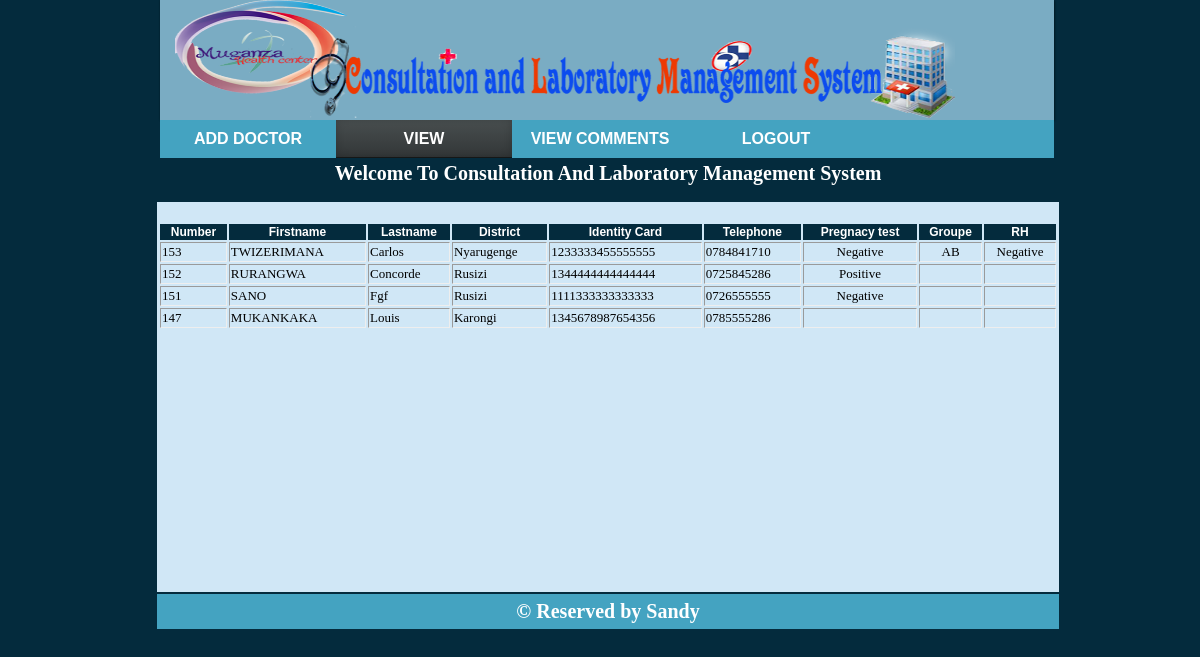
The app's page /resulted_admin.php (signed in) with its own data.
### tables this page shows
CREATE TABLE IF NOT EXISTS `customer` (
  `Customer_Id` int(11) NOT NULL AUTO_INCREMENT,
  `Firstname` char(50) NOT NULL,
  `Lastname` char(50) NOT NULL,
  `sex` char(8) NOT NULL,
  `date` date NOT NULL,
  `District` char(50) NOT NULL,
  `glucose` varchar(30) NOT NULL,
  `diabet` varchar(30) NOT NULL,
  `Sector` char(50) NOT NULL,
  `Pregnacy` char(20) NOT NULL,
  `National_Id` varchar(16) NOT NULL,
  `child` varchar(20) NOT NULL,
  `Telephone` varchar(13) NOT NULL,
  `photo` varchar(20) NOT NULL,
  `Conversation` longtext NOT NULL,
  `blood_gr` varchar(20) NOT NULL,
  `RH` varchar(20) NOT NULL,
  `datee` date NOT NULL,
  PRIMARY KEY (`Customer_Id`),
  UNIQUE KEY `National_Id` (`National_Id`,`Telephone`)
);

### resulted_admin.php (the view, shortened to what this page needs)
<html>
<head>
<link rel="stylesheet" type="text/css"href="cssfile.css"/>
</head >
<body bgcolor="042b3d">
<div id="container">
<div class="banner">
<img src="log2.png" class="img">
</div>
<table  align="center" border="0">
<tr>
	<div id="main-menu">
					<ul>
<li ><a href="admin.php" >Add Doctor</a>
</li>
<li><a href="#" class="active">View</a>
	</li>
<li><a href="#">View Comments</a>
	</li>
		<li><a href="logout.php">Logout</a>
	</ul>
	</div>
</tr>
<tr>
	<td colspan="6" id="td2" valign="top">
		<p class="t">Welcome To Consultation And Laboratory Management System</p>
<?php
$sql="SELECT *from customer  where blood_gr!='-'or Pregnacy-'-'or RH!='-' order by Customer_Id DESC  LIMIT 12";
$query=mysql_query($sql);
?>
<center>
<table border="1" class="tab12" align="center">
<tr>
	<td class="bg" >Number</td>
	<td class="bg" >Firstname</td>
<td class="bg">Lastname</td>
<td class="bg">District</td>
<td class="bg">Identity Card</td>
<td class="bg">Telephone</td>
<td class="bg">Pregnacy test</td>
<td class="bg">Groupe</td>
<td class="bg">RH</td>
</tr>
<?php
while($row=mysql_fetch_array($query)){
?>
<tr>
	<td><?php echo $row['Customer_Id'];?></td>
<td><?php echo $row['Firstname'];?></td>
<td><?php echo $row['Lastname'];?></td>
<td><?php echo $row['District'];?></td>
<td><?php echo $row['National_Id'];?></td>
<td><?php echo $row['Telephone'];?></td>
<td align="center"><?php echo $row['Pregnacy'];?></td>
<td align="center"><?php echo $row['blood_gr'];?></td>
<td align="center"><?php echo $row['RH'];?></td>
<?php
}
?>
</table>
</tr>
<tr>
<td colspan="6" class="footer">&copy Reserved by Sandy</td>
</tr>
</table>
</div>
</body>
</html>

### cssfile.css (style rules this page uses)
#container { max-width: 1200px;width:1200;padding:0px;margin:0 auto; }
table { width: 900px; }
#td2 { height: 430px; background-color: #d0e7f6; }
body { margin-top: 65px; }
a { text-decoration: none; font-family: arial; color: white; font-weight: bold; }
.footer { background-color: #44a3c1; text-align: center; height: 35px; color: white; font-size: 20px; font-weight: bold; }
.banner { background-color: #7aacc3; margin-top: -65px; height: 120px; width: 894px; margin-left: 152px; border-radius: -webkit-border-radius: -moz-border-radius: box-shadow: 1px 1px 2px rgba(0,0,0,.3), 0 0 2px rgba(0,0,0,.3); -webkit-box-shadow: 1px 1px 2px rgba(0,0,0,.3), 0 0 2px rgba(0,0,0,.3); -moz-box-shadow: 1px 1px 2px rgba(0,0,0,.3), 0 0 2px rgba(0,0,0,.3); }
.bg { background-color: #042b3d; text-align:center; font-weight: bold; font-size: 12px; font-family: arial; color: white; border: 0px; }
.img { width: 780px; height: 120px; margin-left:15px ; margin-top:-2px; }
.t { background-color: #042b3d; font-weight: bold; color: white; text-align: center; font-size: 20px; margin-left: -1px; margin-top: -0.6px; height: 40px; margin-right: -1px; }
#main-menu { width: 74.5%; float: left; background: #44a3c1; margin-left: 152px; }
#main-menu > ul { list-style:none; overflow:hidden; padding:0; margin:0; }
#main-menu > ul > li { min-width:100px; float:left;display:block; }
#main-menu > ul > li > a { text-align:center; width: 156px; text-decoration:none; font-size:16px; font-weight:900; color:#fff; padding:10px ; display:block; text-transform:uppercase; }
.tab12 { font-size: 13px; border: 0px; }
#main-menu ul li a.active { text-decoration: none; background: #042b3d; border-left: 0; border-right: 0; background-image: -webkit-linear-gradient(top, #484e4f, #323637); background-image: -moz-linear-gradient(top, #484e4f, #323637); background-image: -o-linear-gradient(top, #484e4f, #323637); background-image: linear-gradient(to bottom, #484e4f, #323637); -webkit-box-shadow: inset 0 -1px #151717, inset 0 -1px 8px rgba(0, 0, 0, 0.2); box-shadow: inset 0 -1px #151717, inset 0 -1px 8px rgba(0, 0, 0, 0.2);*/ }

### records on screen
customer: Customer_Id "153", Firstname "TWIZERIMANA", Lastname "Carlos", District "Nyarugenge", National_Id "1233333455555555", Telephone "0784841710", Pregnacy "Negative", blood_gr "AB", RH "Negative"
customer: Customer_Id "152", Firstname "RURANGWA", Lastname "Concorde", District "Rusizi", National_Id "1344444444444444", Telephone "0725845286", Pregnacy "Positive"
customer: Customer_Id "151", Firstname "SANO", Lastname "Fgf", District "Rusizi", National_Id "1111333333333333", Telephone "0726555555", Pregnacy "Negative"
customer: Customer_Id "147", Firstname "MUKANKAKA", Lastname "Louis", District "Karongi", National_Id "1345678987654356", Telephone "0785555286"
